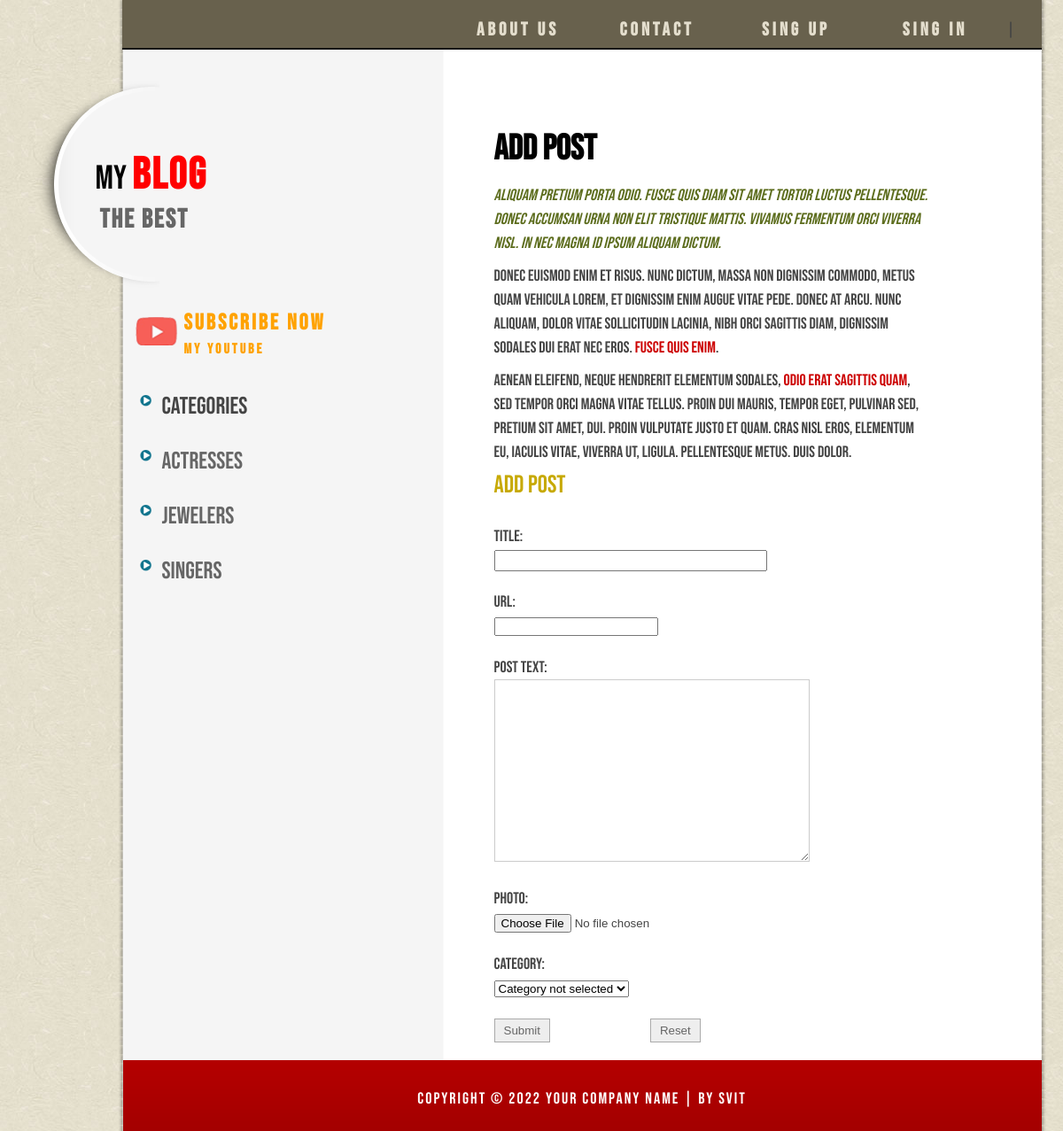
The page /addpage/ on the database its author committed.
### women/models.py (models this page shows)
class Category(models.Model):
    name = models.CharField(max_length=100, db_index=True, verbose_name="Category")
    slug = models.SlugField(max_length=255, unique=True, db_index=True, verbose_name="URL")
    def __str__(self):
        return self.name
    def get_absolute_url(self):
        return reverse('category', kwargs={'cat_slug': self.slug})
    class Meta:
        verbose_name = "Category"
        verbose_name_plural = "Categories"
        ordering = ['id']

### women/views.py (the view)
# urls.py: path('addpage/', AddPage.as_view(), name='add_page'),
class AddPage(DataMixin, ValidFormMixin, CreateView):
    model = Women
    form_class = AddPostForm
    template_name = 'women/addpage.html'
    success_url = reverse_lazy('home')
    def get_context_data(self, *, object_list=None, **kwargs):
        context = super().get_context_data(**kwargs)
        c_def = self.get_user_context(title="Add post")
        return {**context, **c_def}

### women/forms.py (shortened to what this page needs)
class AddPostForm(forms.ModelForm):
	def __init__(self, *args, **kwargs):
		super().__init__(*args, **kwargs)
		self.fields['cat'].empty_label = "Category not selected"
	class Meta:
		model = Women
		fields = ['name', 'slug', 'content', 'photo', 'cat']
		widgets = {
			'name': forms.TextInput(attrs={'class': 'form-input'}),
			'content': forms.Textarea(attrs={'cols': 68, 'rows': 10}),
		}

### women/templatetags/women_tags.py (called while the page is built)
@register.inclusion_tag('women/main_menu.html', takes_context=True)
def main_menu(context):
	m = menu.copy()
	if not context['request'].user.is_authenticated:
		m.pop(1)
	else:
		context['menu'] = m
	return context

### women/utils.py (called while the page is built)
	def get_user_context(self, **kwargs):
		context = kwargs
		cats = Category.objects.annotate(Count('women'))
		user_menu = menu.copy()
		if not self.request.user.is_authenticated:
			user_menu.pop(1)
		context['menu'] = user_menu
		context['cats'] = cats
		if 'cat_selected' not in context:
			context['cat_selected'] = 0
		return context

### women/templates/Women/addpage.html (shortened to what this page needs)
{% extends 'women/base.html' %}
{% block content %}
<div id="templatemo_main">
	<h1>{{title}}</h1>
	<p><em>Aliquam pretium porta odio. Fusce quis diam sit amet tortor luctus pellentesque. Donec accumsan urna non elit tristique mattis. Vivamus fermentum orci viverra nisl. In nec magna id ipsum  aliquam dictum.</em></p>
	<p>Donec euismod enim et risus. Nunc dictum, massa non dignissim commodo, metus quam vehicula lorem, et dignissim enim augue vitae pede. Donec at arcu. Nunc aliquam, dolor vitae sollicitudin lacinia, nibh orci sagittis diam, dignissim sodales dui erat nec eros. <a href="#">Fusce quis enim</a>.</p>
	<p>Aenean eleifend, neque hendrerit elementum sodales, <a href="#">odio erat sagittis quam</a>, sed tempor orci magna vitae tellus. Proin dui mauris, tempor eget, pulvinar sed, pretium sit amet, dui. Proin vulputate justo et quam. Cras nisl eros, elementum eu, iaculis vitae, viverra ut, ligula. Pellentesque metus. Duis dolor.</p>
	<div id="contact_form">
		<h2>Add post</h2>
		<form action="{% url 'add_page' %}" method="post" enctype="multipart/form-data">
			{% for f in form %}
			<label class="validate-email required form-label" for="{{ f.id_for_label }}">{{f.label}}:</label>{{ f }}
			<div class="cleaner_h20"></div>
			{% endfor %}
			<input style="margin-left: 0px;" type="submit" class="submit_btn" name="submit" id="submit" value="Submit" />
			<input type="reset" class="submit_btn" name="reset" id="reset" value="Reset" />
		</form>
	</div>
</div>
{% endblock %}

### women/templates/Women/base.html (shortened to what this page needs)
<!DOCTYPE html>
{% load static %}
{% load women_tags %}
{% load crispy_forms_tags %}
<html>
<head>
    <link rel="stylesheet" type="text/css" href="{% static 'css/templatemo_style.css' %}"/>
    <link rel="stylesheet" type="text/css" href="{% static 'css/s3slider.css' %}"/>
    <link rel="stylesheet" type="text/css" href="{% static 'css/styles1.css' %}"/>
</head>
<body>
    <div id="templatemo_wrapper">
        {% main_menu %}
        <div id="templatemo_left_column">
            <div id="templatemo_header">
                <div id="site_title">
                    <h1><a href="{% url 'home' %}" target="_parent">My <strong>Blog</strong><span>the best</span></a></h1>
                </div>
            </div>
            <div id="templatemo_sidebar">
                <div  id="templatemo_rss" class="share">
                    <a class="share-yt" href="https://www.youtube.com/channel/UClXuYKdnkeKHS2di7G_obIg" target="_blank" rel="nofollow">SUBSCRIBE NOW <br /><span>my youtube</span></a>
                </div>
                <table class="table-content" border=0 cellpadding="0" cellspacing="0">
                    <td valign="top">
                        <ul class="templatemo_list">
                            {% if cat_selected == 0 %}
                                <li>Categories</li>
                            {% else %}
                                <li><a href="{% url 'home' %}">Categories</a></li>
                            {% endif %}
                            {% for c in cats %}
                                {% if c.women__count > 0 %}
                                    {% if c.pk == cat_selected %}
                                        <li>{{c.name}}</li>
                                    {% else %}
                                        <li><a href="{{ c.get_absolute_url }}">{{c.name}}</a></li>
                                    {% endif %}
                                {% endif %}
                            {% endfor %}
                            <div class="cleaner_h20"></div>
                        </ul>
                    </td>
                </table>
            </div>
        </div>
        <td valign="top" class="content">
        <div id="templatemo_right_column">
	        <div id="templatemo_main">
                {% block content %}
                {% endblock %}
            </div>
        </div>
        <div class="cleaner_h20"></div>
  	    <div id="templatemo_footer">
		    Copyright © 2022 <a href="#">Your Company Name</a> |
            <a href="https://github.com/Svit7" target="_blank">by Svit</a>
        </div>
    </div>
</body>
</html>

### women/static/css/templatemo_style.css (style rules this page uses)
body { margin: 0px; padding: 0px; color: #666; font-size: 18px; line-height:1.5em; background-image: url(../images/templatemo_body.jpg); background-repeat: repeat; }
a, a:link, a:visited { color: #CC0000; }
p { margin: 0px; padding: 0 0 10px 0; }
h1 { font-size: 40px; font-weight: bold; margin: 0 0 20px 0; padding: 5px 0; color: #000; }
h2 { font-size: 28px; font-weight: normal; line-height: 28px; margin: 0 0 30px 0; padding: 0; color: #c7a902; }
.cleaner_h20 { clear: both; width:100%; height: 20px; }
em { color: #5d6d1e; }
.templatemo_list { font-size: 27px; margin: 25px 0; padding: 10px; list-style: none; }
.templatemo_list li { background: transparent url(../images/templatemo_list.png) no-repeat scroll 0 0px; margin:0 0 35px; padding:0 0 0 25px; line-height: 1em; }
.templatemo_list li a { color: #666; text-decoration: none; }
#templatemo_wrapper { width: 1165px; padding: 0; margin: 0 auto; background: url(../images/templatemo_wrapper.png) repeat-y; }
#templatemo_left_column { float: left; width: 400px; }
#templatemo_right_column { float: center; width: 1090px; margin-right: 10px; }
#templatemo_header { width: 360px; height: 276px; padding: 0 10px; margin-left: 20px; background: url(../images/templatemo_header.png) left center no-repeat; }
#templatemo_header #site_title { float: left; width: 310px; padding: 115px 0 0 60px; }
#templatemo_header #site_title h1 { margin: 0; padding: 0; }
#templatemo_header #site_title h1 a { margin: 0px; padding: 0px; font-size: 38px; color: #000; font-weight: normal; text-decoration: none; }
#templatemo_header #site_title h1 strong { color: #f00; font-size: 50px; letter-spacing: 2px; }
#templatemo_header #site_title a span { display: block; font-size: 30px; color: #666; font-weight: bold; letter-spacing: 2px; margin-left: 5px; margin-top: 20px; }
#templatemo_sidebar { clear: both; float: left; width: 250px; margin-left: 130px; }
#templatemo_main { float: right; width: 490px; padding-top: 40px; margin-right: 30px; }
#templatemo_rss a { float: right; display: block; width: 190px; height: 40px; padding: 5px 0 10px 55px; margin-bottom: 10px; color: #ffa200; font-size: 25px; letter-spacing: 3px; font-weight: bold; text-decoration: none; background: url(../images/share_yt.png) left center no-repeat; }
#templatemo_rss a span { font-size: 16px; margin-top: 5px; letter-spacing: 3px; }
#contact_form form { margin: 0px; padding: 0px; }
#contact_form form label { display: block; width: 100px; margin-right: 10px; font-size: 18px; }
#contact_form form textarea { width: 350px; height: 200px; background: #fff; border: 1px solid #ccc; }
#contact_form form .submit_btn { margin-left: 110px; padding: 5px 10px; background: #EEEEEE; border: 1px solid #AAAAAA; color: #666666; }
#templatemo_footer { clear: both; width: 1037px; height: 50px; margin: 0 10px 0 121px; padding: 30px 0 0 0; letter-spacing: 2px; text-align: center; color: #FFFFFF; background: url(../images/templatemo_footer.png) top repeat-x; }
#templatemo_footer a { color: #FFFFFF; }
.table-content { width: 100%; min-height: 100%; height: 100%; }

### women/static/css/s3slider.css (style rules this page uses)
ul { margin: 0; padding: 0; list-style-type: none; list-style: none; }
ul li { margin: 0; padding: 0; }

### women/static/css/styles1.css (style rules this page uses)
html, body { font-family: 'Bebas Neue'; margin: 0; padding: 0; height: 100%; width: 100%; color: #444; }
a { color: #0059b2; text-decoration: none; }
.table-content { width: 100%; min-height: 100%; height: 100%; }
.form-input { width: 300px; font-size: 16px; }
.form-label { display: inline-block; min-width: 150px; vertical-align: top; }

### rows shown on the page
Category: name "Actresses"
Category: name "Jewelers"
Category: name "Singers"

### other values the page prints
{{ m.title }} "About us" "Contact"
{{ title }} "Add post"
{{ f.label }} "Title" "URL" "Post text" "Photo" "Category"
